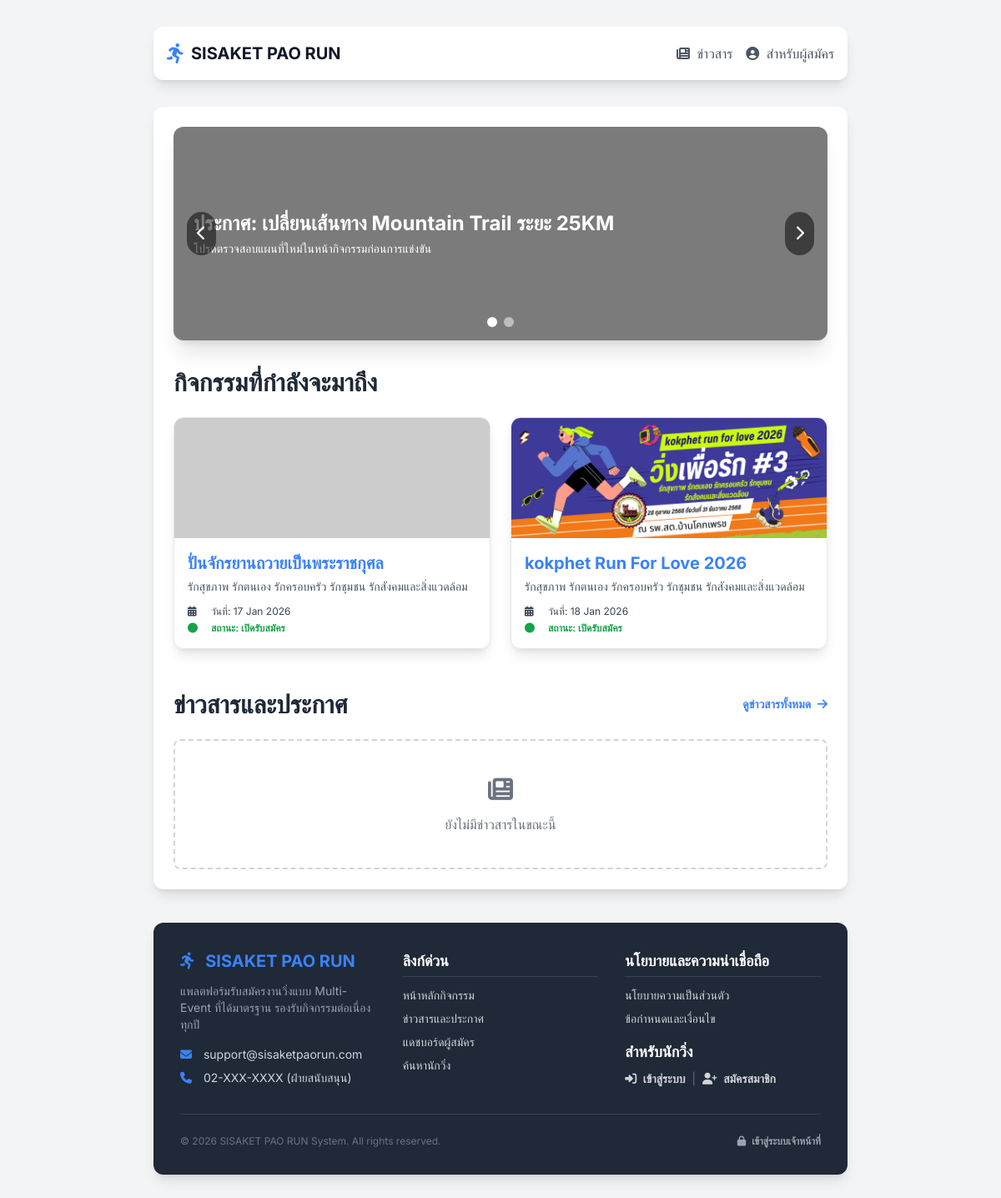
Before: / with the older database file.
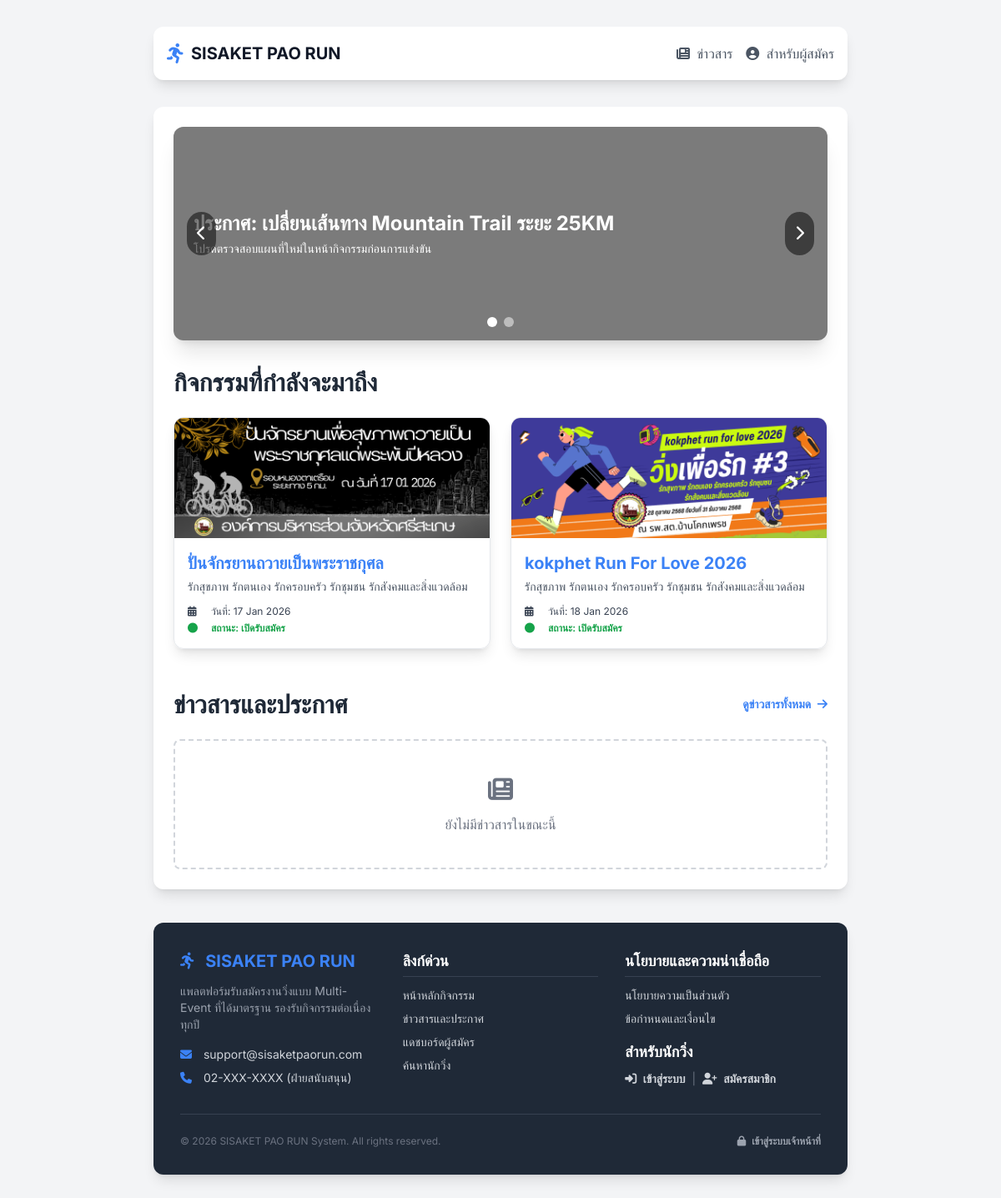
After: the same page with the newer database file.
### tables this page shows
CREATE TABLE `events` (
  `id` int(11) NOT NULL,
  `event_code` varchar(50) NOT NULL COMMENT 'รหัสอ้างอิงกิจกรรม เช่น sskpa-run-25',
  `name` varchar(255) NOT NULL COMMENT 'ชื่อกิจกรรม',
  `slogan` varchar(255) DEFAULT NULL,
  `theme_color` varchar(20) NOT NULL DEFAULT 'indigo',
  `color_code` varchar(7) NOT NULL DEFAULT '#4f46e5',
  `logo_text` varchar(100) DEFAULT NULL,
  `is_visible` tinyint(1) NOT NULL DEFAULT 1,
  `is_cancelled` tinyint(1) NOT NULL DEFAULT 0,
  `sort_order` int(11) NOT NULL DEFAULT 0,
  `is_registration_open` tinyint(1) NOT NULL DEFAULT 0 COMMENT '0=ปิด, 1=เปิด',
  `organizer` varchar(255) DEFAULT NULL,
  `organizer_phone` varchar(50) DEFAULT NULL,
  `organizer_email` varchar(100) DEFAULT NULL,
  `organizer_line_id` varchar(100) DEFAULT NULL,
  `organizer_logo_url` text DEFAULT NULL,
  `contact_person_name` varchar(255) DEFAULT NULL,
  `contact_person_phone` varchar(50) DEFAULT NULL,
  `payment_bank` varchar(100) DEFAULT NULL,
  `payment_account_name` varchar(255) DEFAULT NULL,
  `payment_account_number` varchar(50) DEFAULT NULL,
  `payment_qr_code_url` text DEFAULT NULL,
  `enable_shipping` tinyint(1) NOT NULL DEFAULT 0 COMMENT '0=ปิด, 1=เปิดใช้งานตัวเลือกการจัดส่ง',
  `shipping_cost` decimal(10,2) NOT NULL DEFAULT 0.00 COMMENT 'ค่าจัดส่ง (ถ้ามี)',
  `start_date` datetime NOT NULL,
  `cover_image_url` text DEFAULT NULL,
  `card_thumbnail_url` text DEFAULT NULL,
  `map_embed_url` text DEFAULT NULL,
  `map_direction_url` text DEFAULT NULL,
  `description` text DEFAULT NULL,
  `awards_description` text DEFAULT NULL,
  `bib_prefix` varchar(20) DEFAULT NULL COMMENT 'คำนำหน้า BIB',
  `bib_start_number` int(11) NOT NULL DEFAULT 1 COMMENT 'เลข BIB เริ่มต้น',
  `bib_padding` int(11) NOT NULL DEFAULT 4 COMMENT 'จำนวนหลักของเลข BIB',
  `bib_next_number` int(11) DEFAULT NULL COMMENT 'เลข BIB ลำดับถัดไปที่จะใช้',
  `corral_settings` longtext DEFAULT NULL COMMENT 'การตั้งค่ากลุ่มปล่อยตัว' CHECK (json_valid(`corral_settings`)),
  `payment_deadline` datetime DEFAULT NULL COMMENT 'วันหมดเขตการชำระเงิน',
  `bib_background_url` text DEFAULT NULL COMMENT 'Path to custom BIB background image',
  `merch_link` text DEFAULT NULL COMMENT 'ลิงก์สำหรับสั่งซื้อเสื้อ',
  `merch_enabled` tinyint(1) NOT NULL DEFAULT 0 COMMENT '0=ปิด, 1=เปิด ปุ่มสั่งซื้อเสื้อ'
);

### index.php (called while the page is built, shortened)
<?php
require_once 'functions.php';
$page = $_GET['page'] ?? 'home';
include 'templates/header.php';
include 'pages/' . $page . '.php';
include 'templates/footer.php';
?>

### functions.php (called while the page is built, shortened)
<?php
function e($data) {
    return htmlspecialchars($data ?? '', ENT_QUOTES, 'UTF-8');
}
?>

### pages/home.php (the view, shortened to what the changed rows need)
<?php
$events_stmt = $mysqli->prepare("SELECT id, event_code, name, slogan, card_thumbnail_url, is_registration_open, start_date FROM events WHERE is_visible = 1 AND is_cancelled = 0 ORDER BY sort_order ASC");
$events_stmt->execute();
$events_result = $events_stmt->get_result();
$events = $events_result->fetch_all(MYSQLI_ASSOC);
?>
<h2 class="text-3xl font-extrabold mb-6 text-gray-800">กิจกรรมที่กำลังจะมาถึง</h2>
<div class="grid grid-cols-1 md:grid-cols-2 gap-6">
    <?php if (empty($events)): ?>
        <div class="col-span-1 md:col-span-2 text-center p-10 border-2 border-dashed border-gray-300 rounded-lg text-gray-500">
            <i class="fa-solid fa-calendar-times text-3xl mb-3"></i>
            <p>ยังไม่มีกิจกรรมที่กำลังจะมาถึงในขณะนี้</p>
        </div>
    <?php else: ?>
        <?php foreach ($events as $event): ?>
            <div class="rounded-xl shadow-lg border border-gray-200 transition duration-300 hover:shadow-xl hover:border-primary cursor-pointer overflow-hidden"
                 onclick="window.location.href='index.php?page=microsite&event_code=<?= e($event['event_code']) ?>'">
                <div class="h-36 bg-cover bg-center" style="background-image: url('<?= e($event['card_thumbnail_url']) ?>');"></div>
                <div class="p-4">
                    <h3 class="text-xl font-bold mb-1 text-primary"><?= e($event['name']) ?></h3>
                    <p class="text-gray-600 mb-3 text-sm"><?= e($event['slogan']) ?></p>
                    <div class="flex flex-col space-y-1 text-xs">
                        <span class="flex items-center text-gray-700">
                            <i class="fa-solid fa-calendar-alt w-5 mr-2"></i> วันที่: <?= date("d M Y", strtotime($event['start_date'])) ?>
                        </span>
                        <span class="flex items-center <?= $event['is_registration_open'] ? 'text-green-600' : 'text-red-600' ?> font-semibold">
                            <i class="fa-solid fa-circle w-5 mr-2 text-xs"></i>
                            สถานะ: <?= $event['is_registration_open'] ? 'เปิดรับสมัคร' : 'ปิดรับสมัคร' ?>
                        </span>
                    </div>
                </div>
            </div>
        <?php endforeach; ?>
    <?php endif; ?>
</div>
<div class="mt-12">
    <div class="flex justify-between items-center mb-6">
         <h2 class="text-3xl font-extrabold text-gray-800">ข่าวสารและประกาศ</h2>
    </div>
</div>

Changed rows visible on the page:
changed events "ปั่นจักรยานถวายเป็นพระราชกุศล": card_thumbnail_url: picture added in place of a placeholder
